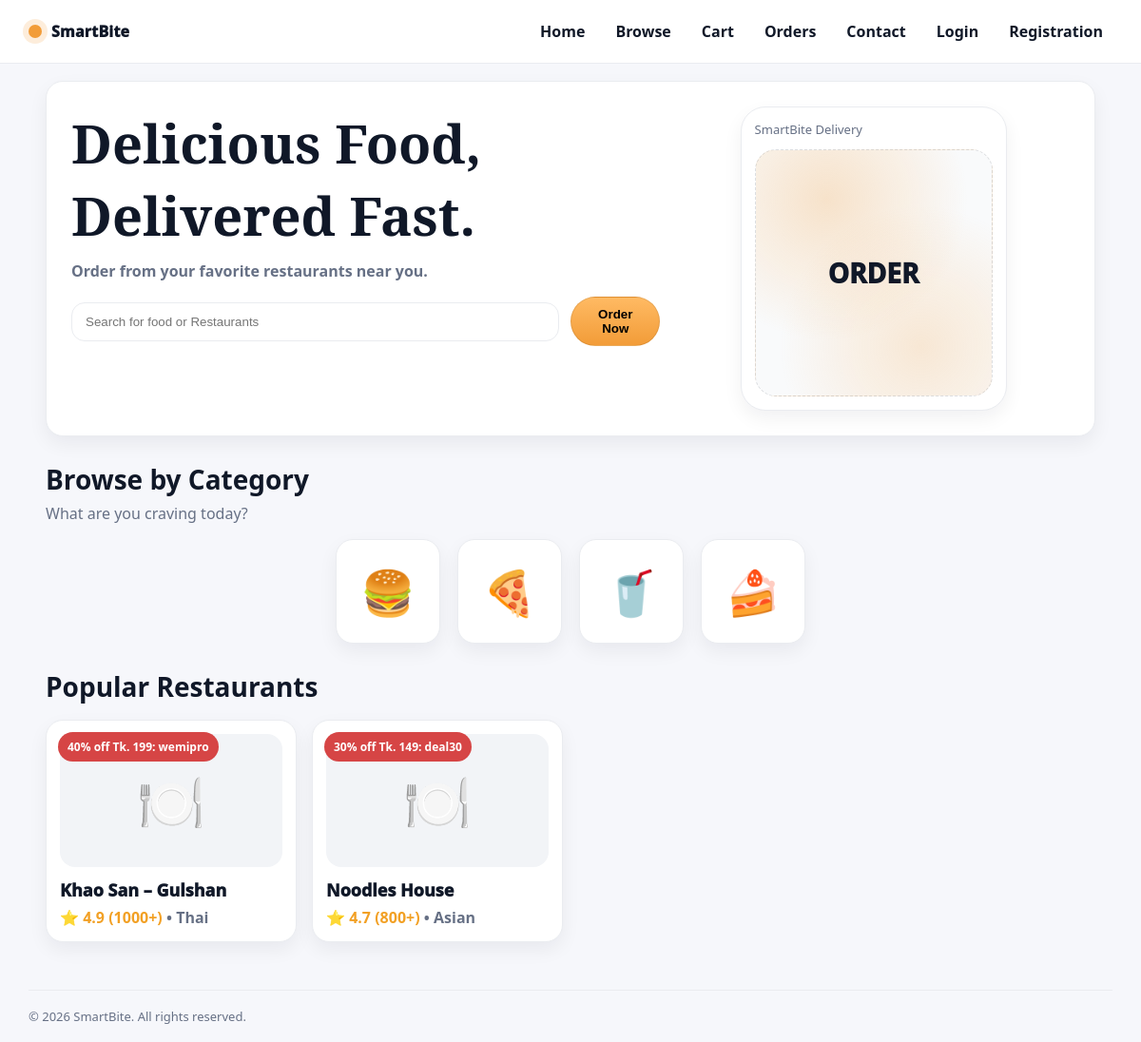
The page / on the database its author committed.
### tables this page shows
CREATE TABLE IF NOT EXISTS restaurants (
  id INT AUTO_INCREMENT PRIMARY KEY,
  owner_user_id INT NOT NULL,
  name VARCHAR(160) NOT NULL,
  category VARCHAR(80) NOT NULL DEFAULT 'Food',
  address VARCHAR(220) DEFAULT '',
  rating DECIMAL(2,1) DEFAULT 4.5,
  ratings_count INT DEFAULT 0,
  promo_text VARCHAR(120) DEFAULT '30% off Tk. 149: deal30',
  image_url VARCHAR(255) DEFAULT '',
  created_at TIMESTAMP DEFAULT CURRENT_TIMESTAMP,
  FOREIGN KEY (owner_user_id) REFERENCES users(id) ON DELETE CASCADE
);

### public/index.php (the view, shortened to what this page needs)
<?php
require_once __DIR__."/../config/db.php";
include __DIR__."/../partials/head.php";
include __DIR__."/../partials/header.php";
$q = $conn->query("SELECT * FROM restaurants ORDER BY rating DESC LIMIT 8");
$restaurants = $q ? $q->fetch_all(MYSQLI_ASSOC) : [];
?>
<main class="container">
  <section class="hero card">
    <div class="hero-left">
      <h1 class="hero-title">Delicious Food,<br>Delivered Fast.</h1>
      <p class="hero-sub">Order from your favorite restaurants near you.</p>
      <form class="hero-search" action="<?= BASE_URL ?>/public/browse.php" method="get">
        <input class="input" name="q" placeholder="Search for food or Restaurants">
        <button class="btn btn-primary" type="submit">Order Now</button>
      </form>
    </div>
    <div class="hero-right">
      <div class="phone card">
        <div class="muted small">SmartBite Delivery</div>
        <div class="phone-screen">ORDER</div>
      </div>
    </div>
  </section>
  <section class="block">
    <h2 class="block-title">Browse by Category</h2>
    <div class="muted">What are you craving today?</div>
    <div class="cats">
      <a class="cat card" href="<?= BASE_URL ?>/public/browse.php?cat=Burger">🍔</a>
      <a class="cat card" href="<?= BASE_URL ?>/public/browse.php?cat=Pizza">🍕</a>
      <a class="cat card" href="<?= BASE_URL ?>/public/browse.php?cat=Drinks">🥤</a>
      <a class="cat card" href="<?= BASE_URL ?>/public/browse.php?cat=Dessert">🍰</a>
    </div>
  </section>
  <section class="block">
    <h2 class="block-title">Popular Restaurants</h2>
    <div class="grid">
      <?php foreach($restaurants as $r): ?>
        <a class="r-card card" href="<?= BASE_URL ?>/public/restaurant.php?id=<?= (int)$r["id"] ?>">
          <div class="promo"><?= htmlspecialchars($r["promo_text"]) ?></div>
          <div class="r-img">🍽️</div>
          <div class="r-name"><?= htmlspecialchars($r["name"]) ?></div>
          <div class="r-meta">
            ⭐ <?= htmlspecialchars($r["rating"]) ?> (<?= (int)$r["ratings_count"] ?>+)
            <span class="muted"> • <?= htmlspecialchars($r["category"]) ?></span>
          </div>
        </a>
      <?php endforeach; ?>
    </div>
  </section>
</main>
<?php include __DIR__."/../partials/footer.php"; ?>

### assets/css/base.css (style rules this page uses)
:root { --bg:#f6f7fb; --surface:#ffffff; --text:#101828; --muted:#667085; --border:#eaecf0; --brand:#f29c38; --brand2:#ffba63; --shadow: 0 14px 40px rgba(16,24,40,.08); --shadow-sm: 0 8px 20px rgba(16,24,40,.06); --radius: 18px; --container: 1140px; --font: ui-sans-serif, system-ui, -apple-system, Segoe UI, Roboto, Arial, "Noto Sans"; }
* { box-sizing:border-box }
html,body { height:100% }
body { margin:0; font-family:var(--font); color:var(--text); background:var(--bg) }
a { color:inherit; text-decoration:none }
.container { max-width:var(--container); margin:0 auto; padding:0 18px }
.card { background:var(--surface); border:1px solid var(--border); border-radius:var(--radius); box-shadow:var(--shadow-sm); }
.btn { display:inline-flex; align-items:center; justify-content:center; border-radius:999px; border:1px solid rgba(0,0,0,.08); padding:10px 18px; font-weight:900; cursor:pointer; background:#fff; transition:.18s ease; }
.btn-primary { background:linear-gradient(180deg,var(--brand2),var(--brand)); }
.input { width:100%; padding:12px 14px; border-radius:14px; border:1px solid var(--border); outline:none; background:#fff; }
.muted { color:var(--muted) }
.small { font-size:13px }

### assets/css/home.css (style rules this page uses)
.hero { margin-top:18px; padding:26px; display:grid; grid-template-columns:1.2fr .8fr; gap:18px }
.hero-title { font-family:"Playfair Display",serif; font-size:56px; margin:0 }
.hero-sub { margin:10px 0 16px; color:var(--muted); font-weight:700 }
.hero-search { display:flex; gap:12px; align-items:center; max-width:720px }
.hero-right { display:flex; justify-content:center; align-items:center }
.phone { width:280px; padding:14px; border-radius:26px }
.phone-screen { height:260px; margin-top:12px; border-radius:22px; display:flex; align-items:center; justify-content:center; font-weight:1000; font-size:28px; background:radial-gradient(circle at 30% 20%, rgba(242,156,56,.25), transparent 55%), radial-gradient(circle at 70% 80%, rgba(242,156,56,.20), transparent 55%), #f9fafb; border:1px dashed rgba(16,24,40,.12); }
.block { margin-top:26px }
.block-title { margin:0 0 6px; font-size:28px }
.cats { margin-top:16px; display:flex; gap:18px; justify-content:center; flex-wrap:wrap }
.cat { width:110px; height:110px; display:flex; align-items:center; justify-content:center; font-size:46px }
.grid { margin-top:16px; display:grid; grid-template-columns:repeat(4,1fr); gap:16px }
.r-card { position:relative; overflow:hidden; padding:14px }
.promo { position:absolute; left:12px; top:12px; background:#d64545; color:#fff; padding:7px 10px; border-radius:999px; font-weight:900; font-size:12px; }
.r-img { height:140px; border-radius:16px; background:#f2f4f7; display:flex; align-items:center; justify-content:center; font-size:58px }
.r-name { margin-top:12px; font-size:18px; font-weight:1000 }
.r-meta { margin-top:6px; font-weight:900; color:#f2a024 }

### rows shown on the page
restaurants: promo_text "40% off Tk. 199: wemipro", name "Khao San – Gulshan", rating "4.9", ratings_count "1000", category "Thai"
restaurants: promo_text "30% off Tk. 149: deal30", name "Noodles House", rating "4.7", ratings_count "800", category "Asian"

### other values the page prints
$label "Home Browse Cart Orders Contact Login Registration"
